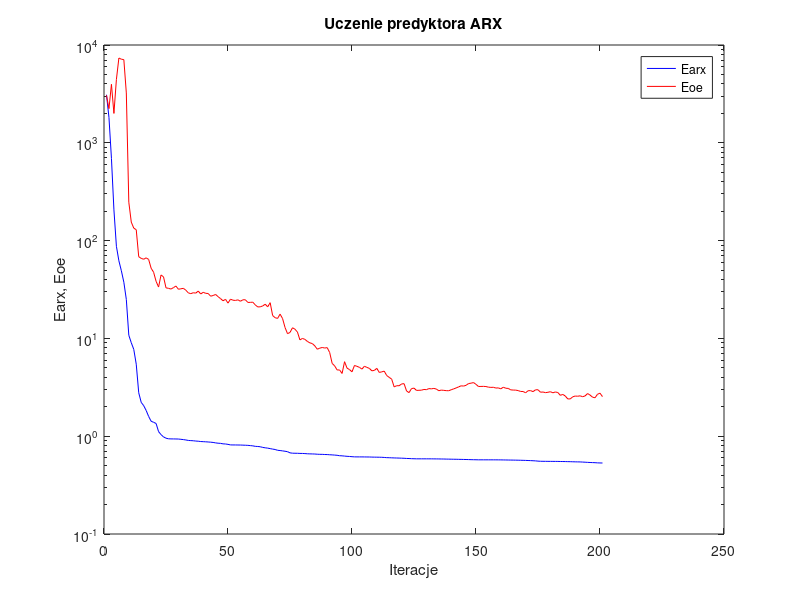
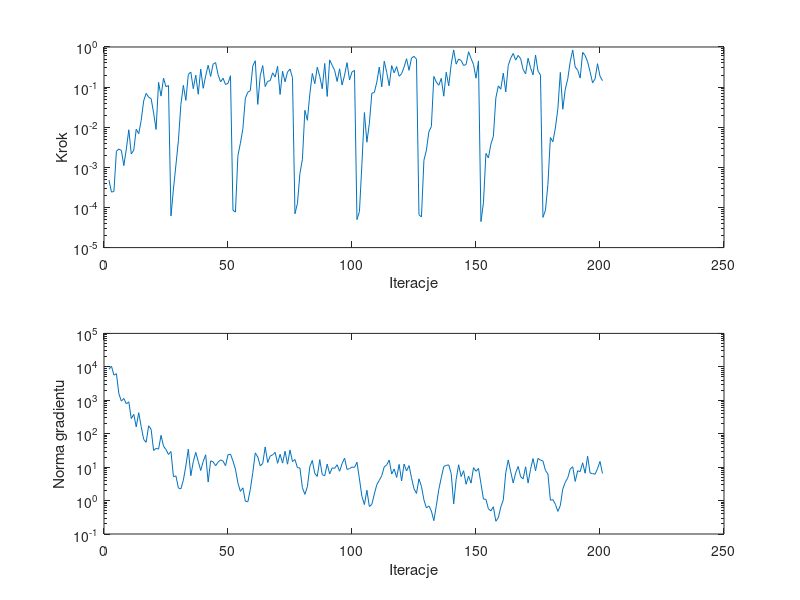

Recreate these plots in MATLAB, in order.
%uczenie predyktora arx
clear all;
n=0; farx(n+1)=3.100459e+003; foe(n+1)=3.061322e+003; wspucz(n+1)=0.000000e+000; ng(n+1)=0.000000e+000;
%odnowa zmiennej metryki
n=1; farx(n+1)=1.815136e+003; foe(n+1)=2.236180e+003; krok(n+1)=4.811061e-004; ng(n+1)=8.452630e+003;
n=2; farx(n+1)=6.929236e+002; foe(n+1)=3.964183e+003; krok(n+1)=2.425420e-004; ng(n+1)=1.050569e+004;
n=3; farx(n+1)=2.061128e+002; foe(n+1)=1.997286e+003; krok(n+1)=2.502991e-004; ng(n+1)=5.645143e+003;
n=4; farx(n+1)=8.744540e+001; foe(n+1)=4.445181e+003; krok(n+1)=2.530456e-003; ng(n+1)=6.233502e+003;
n=5; farx(n+1)=6.217185e+001; foe(n+1)=7.361727e+003; krok(n+1)=2.855545e-003; ng(n+1)=1.563436e+003;
n=6; farx(n+1)=4.917152e+001; foe(n+1)=7.155842e+003; krok(n+1)=2.641274e-003; ng(n+1)=9.415613e+002;
n=7; farx(n+1)=3.753170e+001; foe(n+1)=7.086672e+003; krok(n+1)=1.104943e-003; ng(n+1)=1.133354e+003;
n=8; farx(n+1)=2.501864e+001; foe(n+1)=3.234966e+003; krok(n+1)=2.855545e-003; ng(n+1)=7.829030e+002;
n=9; farx(n+1)=1.077099e+001; foe(n+1)=2.471480e+002; krok(n+1)=8.625805e-003; ng(n+1)=9.001637e+002;
n=10; farx(n+1)=9.027172e+000; foe(n+1)=1.545594e+002; krok(n+1)=2.161992e-003; ng(n+1)=2.826192e+002;
n=11; farx(n+1)=7.730329e+000; foe(n+1)=1.341677e+002; krok(n+1)=2.677949e-003; ng(n+1)=3.797620e+002;
n=12; farx(n+1)=5.447826e+000; foe(n+1)=1.291666e+002; krok(n+1)=8.948804e-003; ng(n+1)=1.601148e+002;
n=13; farx(n+1)=2.781420e+000; foe(n+1)=6.839617e+001; krok(n+1)=6.884472e-003; ng(n+1)=4.256272e+002;
n=14; farx(n+1)=2.220146e+000; foe(n+1)=6.580457e+001; krok(n+1)=1.495979e-002; ng(n+1)=1.615456e+002;
n=15; farx(n+1)=2.052735e+000; foe(n+1)=6.446072e+001; krok(n+1)=4.559356e-002; ng(n+1)=6.760343e+001;
n=16; farx(n+1)=1.832751e+000; foe(n+1)=6.666175e+001; krok(n+1)=6.995615e-002; ng(n+1)=5.532552e+001;
n=17; farx(n+1)=1.592527e+000; foe(n+1)=6.419621e+001; krok(n+1)=5.623415e-002; ng(n+1)=1.725125e+002;
n=18; farx(n+1)=1.421916e+000; foe(n+1)=5.220671e+001; krok(n+1)=5.160128e-002; ng(n+1)=1.354566e+002;
n=19; farx(n+1)=1.387615e+000; foe(n+1)=4.748552e+001; krok(n+1)=2.272397e-002; ng(n+1)=3.141932e+001;
n=20; farx(n+1)=1.350036e+000; foe(n+1)=3.834416e+001; krok(n+1)=8.806488e-003; ng(n+1)=3.664304e+001;
n=21; farx(n+1)=1.113993e+000; foe(n+1)=3.351349e+001; krok(n+1)=1.314138e-001; ng(n+1)=3.454129e+001;
n=22; farx(n+1)=1.038043e+000; foe(n+1)=4.453055e+001; krok(n+1)=5.962927e-002; ng(n+1)=8.950742e+001;
n=23; farx(n+1)=9.834697e-001; foe(n+1)=4.256824e+001; krok(n+1)=1.668649e-001; ng(n+1)=4.228563e+001;
n=24; farx(n+1)=9.543443e-001; foe(n+1)=3.287348e+001; krok(n+1)=1.020372e-001; ng(n+1)=3.352479e+001;
n=25; farx(n+1)=9.410273e-001; foe(n+1)=3.251422e+001; krok(n+1)=1.096649e-001; ng(n+1)=2.394391e+001;
%odnowa zmiennej metryki
n=26; farx(n+1)=9.383896e-001; foe(n+1)=3.194883e+001; krok(n+1)=6.158863e-005; ng(n+1)=2.946535e+001;
n=27; farx(n+1)=9.380095e-001; foe(n+1)=3.304777e+001; krok(n+1)=2.875463e-004; ng(n+1)=5.159242e+000;
n=28; farx(n+1)=9.367192e-001; foe(n+1)=3.430281e+001; krok(n+1)=1.144090e-003; ng(n+1)=5.474824e+000;
n=29; farx(n+1)=9.357268e-001; foe(n+1)=3.180765e+001; krok(n+1)=4.648167e-003; ng(n+1)=2.370117e+000;
n=30; farx(n+1)=9.292641e-001; foe(n+1)=3.215794e+001; krok(n+1)=3.696362e-002; ng(n+1)=2.233315e+000;
n=31; farx(n+1)=9.235529e-001; foe(n+1)=3.250162e+001; krok(n+1)=1.104861e-001; ng(n+1)=4.099600e+000;
n=32; farx(n+1)=9.151438e-001; foe(n+1)=3.110920e+001; krok(n+1)=4.663036e-002; ng(n+1)=1.080934e+001;
n=33; farx(n+1)=9.052354e-001; foe(n+1)=2.920821e+001; krok(n+1)=2.072253e-001; ng(n+1)=3.450080e+001;
n=34; farx(n+1)=9.016589e-001; foe(n+1)=2.866893e+001; krok(n+1)=2.370960e-001; ng(n+1)=5.526540e+000;
n=35; farx(n+1)=8.984378e-001; foe(n+1)=2.931334e+001; krok(n+1)=9.137743e-002; ng(n+1)=1.458977e+001;
n=36; farx(n+1)=8.921356e-001; foe(n+1)=2.904031e+001; krok(n+1)=1.981883e-001; ng(n+1)=2.762732e+001;
n=37; farx(n+1)=8.886733e-001; foe(n+1)=3.047972e+001; krok(n+1)=6.640781e-002; ng(n+1)=1.475336e+001;
n=38; farx(n+1)=8.821037e-001; foe(n+1)=2.846877e+001; krok(n+1)=2.800362e-001; ng(n+1)=7.937562e+000;
n=39; farx(n+1)=8.795386e-001; foe(n+1)=2.961439e+001; krok(n+1)=9.338312e-002; ng(n+1)=1.487488e+001;
n=40; farx(n+1)=8.764794e-001; foe(n+1)=2.889891e+001; krok(n+1)=1.919924e-001; ng(n+1)=2.344966e+001;
n=41; farx(n+1)=8.729946e-001; foe(n+1)=2.879232e+001; krok(n+1)=3.505976e-001; ng(n+1)=3.590917e+000;
n=42; farx(n+1)=8.686879e-001; foe(n+1)=2.701612e+001; krok(n+1)=1.846634e-001; ng(n+1)=1.539117e+001;
n=43; farx(n+1)=8.634894e-001; foe(n+1)=2.744968e+001; krok(n+1)=3.745525e-001; ng(n+1)=1.435830e+001;
n=44; farx(n+1)=8.545579e-001; foe(n+1)=2.813591e+001; krok(n+1)=4.079802e-001; ng(n+1)=1.105813e+001;
n=45; farx(n+1)=8.480133e-001; foe(n+1)=2.672725e+001; krok(n+1)=2.040744e-001; ng(n+1)=1.411046e+001;
n=46; farx(n+1)=8.448516e-001; foe(n+1)=2.550628e+001; krok(n+1)=1.350958e-001; ng(n+1)=1.642401e+001;
n=47; farx(n+1)=8.350909e-001; foe(n+1)=2.425910e+001; krok(n+1)=1.663330e-001; ng(n+1)=1.521717e+001;
n=48; farx(n+1)=8.327553e-001; foe(n+1)=2.509171e+001; krok(n+1)=1.160291e-001; ng(n+1)=1.103100e+001;
n=49; farx(n+1)=8.250342e-001; foe(n+1)=2.296006e+001; krok(n+1)=1.241631e-001; ng(n+1)=2.343028e+001;
n=50; farx(n+1)=8.147786e-001; foe(n+1)=2.519409e+001; krok(n+1)=1.919924e-001; ng(n+1)=2.444295e+001;
%odnowa zmiennej metryki
n=51; farx(n+1)=8.139727e-001; foe(n+1)=2.458044e+001; krok(n+1)=8.570899e-005; ng(n+1)=1.524924e+001;
n=52; farx(n+1)=8.137687e-001; foe(n+1)=2.443860e+001; krok(n+1)=7.669514e-005; ng(n+1)=8.705714e+000;
n=53; farx(n+1)=8.128824e-001; foe(n+1)=2.480100e+001; krok(n+1)=1.983052e-003; ng(n+1)=3.339147e+000;
n=54; farx(n+1)=8.123351e-001; foe(n+1)=2.398048e+001; krok(n+1)=3.990929e-003; ng(n+1)=1.880187e+000;
n=55; farx(n+1)=8.102227e-001; foe(n+1)=2.481593e+001; krok(n+1)=9.248075e-003; ng(n+1)=2.405482e+000;
n=56; farx(n+1)=8.084727e-001; foe(n+1)=2.483798e+001; krok(n+1)=5.286105e-002; ng(n+1)=9.594903e-001;
n=57; farx(n+1)=8.062521e-001; foe(n+1)=2.333541e+001; krok(n+1)=7.475647e-002; ng(n+1)=9.178124e-001;
n=58; farx(n+1)=8.013907e-001; foe(n+1)=2.335580e+001; krok(n+1)=8.172294e-002; ng(n+1)=2.156375e+000;
n=59; farx(n+1)=7.967623e-001; foe(n+1)=2.346890e+001; krok(n+1)=3.390079e-001; ng(n+1)=6.860580e+000;
n=60; farx(n+1)=7.876677e-001; foe(n+1)=2.200251e+001; krok(n+1)=4.536903e-001; ng(n+1)=2.661478e+001;
n=61; farx(n+1)=7.849709e-001; foe(n+1)=2.098316e+001; krok(n+1)=3.706539e-002; ng(n+1)=2.013660e+001;
n=62; farx(n+1)=7.802513e-001; foe(n+1)=2.103567e+001; krok(n+1)=1.926134e-001; ng(n+1)=1.093818e+001;
n=63; farx(n+1)=7.680791e-001; foe(n+1)=2.147130e+001; krok(n+1)=3.435737e-001; ng(n+1)=1.292016e+001;
n=64; farx(n+1)=7.610834e-001; foe(n+1)=2.236495e+001; krok(n+1)=1.031518e-001; ng(n+1)=4.033677e+001;
n=65; farx(n+1)=7.551493e-001; foe(n+1)=2.101320e+001; krok(n+1)=1.399123e-001; ng(n+1)=1.376743e+001;
n=66; farx(n+1)=7.467368e-001; foe(n+1)=2.318821e+001; krok(n+1)=1.440814e-001; ng(n+1)=2.132510e+001;
n=67; farx(n+1)=7.380185e-001; foe(n+1)=1.713213e+001; krok(n+1)=2.272257e-001; ng(n+1)=2.337324e+001;
n=68; farx(n+1)=7.314637e-001; foe(n+1)=1.628152e+001; krok(n+1)=1.778431e-001; ng(n+1)=2.765223e+001;
n=69; farx(n+1)=7.175126e-001; foe(n+1)=1.601497e+001; krok(n+1)=3.304177e-001; ng(n+1)=1.304690e+001;
n=70; farx(n+1)=7.137263e-001; foe(n+1)=1.771013e+001; krok(n+1)=6.539800e-002; ng(n+1)=2.429078e+001;
n=71; farx(n+1)=7.077365e-001; foe(n+1)=1.595820e+001; krok(n+1)=2.477256e-001; ng(n+1)=1.320032e+001;
n=72; farx(n+1)=7.017448e-001; foe(n+1)=1.292278e+001; krok(n+1)=1.355389e-001; ng(n+1)=2.979886e+001;
n=73; farx(n+1)=6.946833e-001; foe(n+1)=1.117853e+001; krok(n+1)=2.393567e-001; ng(n+1)=1.225623e+001;
n=74; farx(n+1)=6.757630e-001; foe(n+1)=1.150310e+001; krok(n+1)=2.818076e-001; ng(n+1)=3.254332e+001;
n=75; farx(n+1)=6.703434e-001; foe(n+1)=1.284661e+001; krok(n+1)=1.722157e-001; ng(n+1)=1.469962e+001;
%odnowa zmiennej metryki
n=76; farx(n+1)=6.694217e-001; foe(n+1)=1.242044e+001; krok(n+1)=6.976007e-005; ng(n+1)=1.691272e+001;
n=77; farx(n+1)=6.689170e-001; foe(n+1)=1.161069e+001; krok(n+1)=1.263309e-004; ng(n+1)=9.626579e+000;
n=78; farx(n+1)=6.667418e-001; foe(n+1)=9.655181e+000; krok(n+1)=7.010405e-004; ng(n+1)=9.420548e+000;
n=79; farx(n+1)=6.664251e-001; foe(n+1)=9.992302e+000; krok(n+1)=1.587460e-003; ng(n+1)=2.427125e+000;
n=80; farx(n+1)=6.643535e-001; foe(n+1)=9.778425e+000; krok(n+1)=2.643052e-002; ng(n+1)=1.535027e+000;
n=81; farx(n+1)=6.611814e-001; foe(n+1)=9.319380e+000; krok(n+1)=1.488820e-002; ng(n+1)=2.588640e+000;
n=82; farx(n+1)=6.596863e-001; foe(n+1)=9.004847e+000; krok(n+1)=6.778645e-002; ng(n+1)=1.041749e+001;
n=83; farx(n+1)=6.587391e-001; foe(n+1)=8.853299e+000; krok(n+1)=2.182112e-001; ng(n+1)=1.579496e+001;
n=84; farx(n+1)=6.573065e-001; foe(n+1)=8.386446e+000; krok(n+1)=1.213694e-001; ng(n+1)=6.450866e+000;
n=85; farx(n+1)=6.542318e-001; foe(n+1)=7.751145e+000; krok(n+1)=3.136529e-001; ng(n+1)=5.287697e+000;
n=86; farx(n+1)=6.525459e-001; foe(n+1)=7.947684e+000; krok(n+1)=1.846634e-001; ng(n+1)=1.676738e+001;
n=87; farx(n+1)=6.521673e-001; foe(n+1)=8.076348e+000; krok(n+1)=9.089589e-002; ng(n+1)=5.957776e+000;
n=88; farx(n+1)=6.499366e-001; foe(n+1)=7.969610e+000; krok(n+1)=3.881773e-001; ng(n+1)=5.526318e+000;
n=89; farx(n+1)=6.490077e-001; foe(n+1)=8.045712e+000; krok(n+1)=5.851700e-002; ng(n+1)=1.231610e+001;
n=90; farx(n+1)=6.461101e-001; foe(n+1)=7.168333e+000; krok(n+1)=4.763389e-001; ng(n+1)=6.282615e+000;
n=91; farx(n+1)=6.440261e-001; foe(n+1)=5.551415e+000; krok(n+1)=3.493083e-001; ng(n+1)=9.511996e+000;
n=92; farx(n+1)=6.411171e-001; foe(n+1)=5.239992e+000; krok(n+1)=2.615920e-001; ng(n+1)=9.184947e+000;
n=93; farx(n+1)=6.379953e-001; foe(n+1)=4.757171e+000; krok(n+1)=1.383675e-001; ng(n+1)=1.178185e+001;
n=94; farx(n+1)=6.315983e-001; foe(n+1)=4.756147e+000; krok(n+1)=2.857025e-001; ng(n+1)=7.545279e+000;
n=95; farx(n+1)=6.300136e-001; foe(n+1)=4.380942e+000; krok(n+1)=1.124683e-001; ng(n+1)=1.275308e+001;
n=96; farx(n+1)=6.261476e-001; foe(n+1)=5.779702e+000; krok(n+1)=1.981558e-001; ng(n+1)=1.859332e+001;
n=97; farx(n+1)=6.228555e-001; foe(n+1)=4.966265e+000; krok(n+1)=4.065930e-001; ng(n+1)=8.530803e+000;
n=98; farx(n+1)=6.206531e-001; foe(n+1)=4.798357e+000; krok(n+1)=1.507961e-001; ng(n+1)=9.016156e+000;
n=99; farx(n+1)=6.173760e-001; foe(n+1)=4.554128e+000; krok(n+1)=2.385171e-001; ng(n+1)=1.005140e+001;
n=100; farx(n+1)=6.148222e-001; foe(n+1)=5.287534e+000; krok(n+1)=2.609695e-001; ng(n+1)=9.813124e+000;
%odnowa zmiennej metryki
n=101; farx(n+1)=6.144315e-001; foe(n+1)=5.182047e+000; krok(n+1)=4.993299e-005; ng(n+1)=1.405156e+001;
n=102; farx(n+1)=6.143526e-001; foe(n+1)=5.057929e+000; krok(n+1)=7.907676e-005; ng(n+1)=4.431889e+000;
n=103; farx(n+1)=6.142849e-001; foe(n+1)=4.854932e+000; krok(n+1)=1.232480e-003; ng(n+1)=1.327339e+000;
n=104; farx(n+1)=6.138129e-001; foe(n+1)=5.189800e+000; krok(n+1)=2.320653e-002; ng(n+1)=7.615559e-001;
n=105; farx(n+1)=6.132117e-001; foe(n+1)=5.056517e+000; krok(n+1)=4.221448e-003; ng(n+1)=2.041019e+000;
n=106; farx(n+1)=6.129977e-001; foe(n+1)=4.937330e+000; krok(n+1)=1.245435e-002; ng(n+1)=6.642108e-001;
n=107; farx(n+1)=6.115724e-001; foe(n+1)=4.664663e+000; krok(n+1)=7.045190e-002; ng(n+1)=7.688323e-001;
n=108; farx(n+1)=6.108458e-001; foe(n+1)=4.704886e+000; krok(n+1)=7.326360e-002; ng(n+1)=1.564178e+000;
n=109; farx(n+1)=6.102791e-001; foe(n+1)=4.940859e+000; krok(n+1)=1.328156e-001; ng(n+1)=2.989448e+000;
n=110; farx(n+1)=6.096239e-001; foe(n+1)=4.486926e+000; krok(n+1)=3.160606e-001; ng(n+1)=4.027367e+000;
n=111; farx(n+1)=6.087261e-001; foe(n+1)=4.550820e+000; krok(n+1)=1.011122e-001; ng(n+1)=5.563685e+000;
n=112; farx(n+1)=6.064154e-001; foe(n+1)=4.625959e+000; krok(n+1)=4.442530e-001; ng(n+1)=1.022288e+001;
n=113; farx(n+1)=6.035151e-001; foe(n+1)=4.169531e+000; krok(n+1)=2.320583e-001; ng(n+1)=1.168274e+001;
n=114; farx(n+1)=6.025863e-001; foe(n+1)=3.997465e+000; krok(n+1)=1.076512e-001; ng(n+1)=1.626028e+001;
n=115; farx(n+1)=6.009922e-001; foe(n+1)=3.829356e+000; krok(n+1)=3.435737e-001; ng(n+1)=6.202453e+000;
n=116; farx(n+1)=5.996342e-001; foe(n+1)=3.192383e+000; krok(n+1)=2.268451e-001; ng(n+1)=8.826104e+000;
n=117; farx(n+1)=5.984841e-001; foe(n+1)=3.284000e+000; krok(n+1)=3.238984e-001; ng(n+1)=4.917519e+000;
n=118; farx(n+1)=5.974088e-001; foe(n+1)=3.280889e+000; krok(n+1)=1.862092e-001; ng(n+1)=1.205720e+001;
n=119; farx(n+1)=5.960487e-001; foe(n+1)=3.422992e+000; krok(n+1)=2.164743e-001; ng(n+1)=3.887849e+000;
n=120; farx(n+1)=5.947716e-001; foe(n+1)=3.444017e+000; krok(n+1)=3.164415e-001; ng(n+1)=1.234422e+001;
n=121; farx(n+1)=5.921904e-001; foe(n+1)=2.899294e+000; krok(n+1)=5.108389e-001; ng(n+1)=7.711288e+000;
n=122; farx(n+1)=5.912307e-001; foe(n+1)=2.791062e+000; krok(n+1)=2.615920e-001; ng(n+1)=1.110377e+001;
n=123; farx(n+1)=5.891542e-001; foe(n+1)=3.067699e+000; krok(n+1)=5.312057e-001; ng(n+1)=4.803648e+000;
n=124; farx(n+1)=5.880964e-001; foe(n+1)=3.102729e+000; krok(n+1)=5.842182e-001; ng(n+1)=2.253288e+000;
n=125; farx(n+1)=5.871092e-001; foe(n+1)=2.939644e+000; krok(n+1)=4.980566e-001; ng(n+1)=1.630364e+000;
%odnowa zmiennej metryki
n=126; farx(n+1)=5.870536e-001; foe(n+1)=2.948211e+000; krok(n+1)=6.578902e-005; ng(n+1)=4.474815e+000;
n=127; farx(n+1)=5.870392e-001; foe(n+1)=2.955333e+000; krok(n+1)=5.805985e-005; ng(n+1)=2.648926e+000;
n=128; farx(n+1)=5.869822e-001; foe(n+1)=3.006756e+000; krok(n+1)=1.499367e-003; ng(n+1)=1.053511e+000;
n=129; farx(n+1)=5.869499e-001; foe(n+1)=2.991237e+000; krok(n+1)=2.677949e-003; ng(n+1)=6.015270e-001;
n=130; farx(n+1)=5.868295e-001; foe(n+1)=3.067631e+000; krok(n+1)=7.741423e-003; ng(n+1)=6.880658e-001;
n=131; farx(n+1)=5.867496e-001; foe(n+1)=3.049041e+000; krok(n+1)=1.039581e-002; ng(n+1)=4.882806e-001;
n=132; farx(n+1)=5.863338e-001; foe(n+1)=3.081926e+000; krok(n+1)=1.845727e-001; ng(n+1)=2.504478e-001;
n=133; farx(n+1)=5.859607e-001; foe(n+1)=3.034748e+000; krok(n+1)=1.331896e-001; ng(n+1)=7.024748e-001;
n=134; farx(n+1)=5.855758e-001; foe(n+1)=2.918411e+000; krok(n+1)=1.110632e-001; ng(n+1)=2.142661e+000;
n=135; farx(n+1)=5.847057e-001; foe(n+1)=2.960825e+000; krok(n+1)=1.655202e-001; ng(n+1)=4.843055e+000;
n=136; farx(n+1)=5.844381e-001; foe(n+1)=2.943366e+000; krok(n+1)=5.934607e-002; ng(n+1)=1.045242e+001;
n=137; farx(n+1)=5.833334e-001; foe(n+1)=2.922914e+000; krok(n+1)=2.349459e-001; ng(n+1)=1.130620e+001;
n=138; farx(n+1)=5.828279e-001; foe(n+1)=2.915678e+000; krok(n+1)=1.072012e-001; ng(n+1)=1.167071e+001;
n=139; farx(n+1)=5.820297e-001; foe(n+1)=2.985314e+000; krok(n+1)=3.711420e-001; ng(n+1)=6.420911e+000;
n=140; farx(n+1)=5.813752e-001; foe(n+1)=3.047807e+000; krok(n+1)=8.457767e-001; ng(n+1)=7.961245e-001;
n=141; farx(n+1)=5.808878e-001; foe(n+1)=3.115244e+000; krok(n+1)=3.730776e-001; ng(n+1)=4.342182e+000;
n=142; farx(n+1)=5.800252e-001; foe(n+1)=3.194095e+000; krok(n+1)=5.007363e-001; ng(n+1)=1.177034e+001;
n=143; farx(n+1)=5.793739e-001; foe(n+1)=3.275552e+000; krok(n+1)=4.590250e-001; ng(n+1)=5.218033e+000;
n=144; farx(n+1)=5.785249e-001; foe(n+1)=3.255184e+000; krok(n+1)=3.465039e-001; ng(n+1)=7.806456e+000;
n=145; farx(n+1)=5.777797e-001; foe(n+1)=3.314926e+000; krok(n+1)=3.655097e-001; ng(n+1)=3.077198e+000;
n=146; farx(n+1)=5.768318e-001; foe(n+1)=3.454388e+000; krok(n+1)=7.610808e-001; ng(n+1)=5.375067e+000;
n=147; farx(n+1)=5.756240e-001; foe(n+1)=3.485084e+000; krok(n+1)=5.202472e-001; ng(n+1)=3.320116e+000;
n=148; farx(n+1)=5.749417e-001; foe(n+1)=3.534950e+000; krok(n+1)=3.635836e-001; ng(n+1)=9.651677e+000;
n=149; farx(n+1)=5.742982e-001; foe(n+1)=3.389567e+000; krok(n+1)=1.668612e-001; ng(n+1)=7.501721e+000;
n=150; farx(n+1)=5.734688e-001; foe(n+1)=3.221834e+000; krok(n+1)=4.500546e-001; ng(n+1)=9.139885e+000;
%odnowa zmiennej metryki
n=151; farx(n+1)=5.734527e-001; foe(n+1)=3.227905e+000; krok(n+1)=4.453216e-005; ng(n+1)=3.222732e+000;
n=152; farx(n+1)=5.734459e-001; foe(n+1)=3.232597e+000; krok(n+1)=1.308602e-004; ng(n+1)=1.109635e+000;
n=153; farx(n+1)=5.733581e-001; foe(n+1)=3.220183e+000; krok(n+1)=2.213894e-003; ng(n+1)=1.091780e+000;
n=154; farx(n+1)=5.733402e-001; foe(n+1)=3.173662e+000; krok(n+1)=1.721185e-003; ng(n+1)=5.683351e-001;
n=155; farx(n+1)=5.733125e-001; foe(n+1)=3.156388e+000; krok(n+1)=3.779179e-003; ng(n+1)=4.922250e-001;
n=156; farx(n+1)=5.732295e-001; foe(n+1)=3.164647e+000; krok(n+1)=5.946996e-003; ng(n+1)=6.527616e-001;
n=157; farx(n+1)=5.731348e-001; foe(n+1)=3.107256e+000; krok(n+1)=5.359529e-002; ng(n+1)=2.409356e-001;
n=158; farx(n+1)=5.728311e-001; foe(n+1)=3.119247e+000; krok(n+1)=1.072012e-001; ng(n+1)=3.076456e-001;
n=159; farx(n+1)=5.725853e-001; foe(n+1)=3.048778e+000; krok(n+1)=8.877087e-002; ng(n+1)=6.424201e-001;
n=160; farx(n+1)=5.718796e-001; foe(n+1)=3.170656e+000; krok(n+1)=2.224108e-001; ng(n+1)=1.046331e+000;
n=161; farx(n+1)=5.714147e-001; foe(n+1)=3.093053e+000; krok(n+1)=7.542765e-002; ng(n+1)=6.821896e+000;
n=162; farx(n+1)=5.707047e-001; foe(n+1)=3.080617e+000; krok(n+1)=3.465039e-001; ng(n+1)=1.638054e+001;
n=163; farx(n+1)=5.701858e-001; foe(n+1)=2.978416e+000; krok(n+1)=5.281623e-001; ng(n+1)=7.268491e+000;
n=164; farx(n+1)=5.696976e-001; foe(n+1)=2.963263e+000; krok(n+1)=6.900158e-001; ng(n+1)=3.348934e+000;
n=165; farx(n+1)=5.689961e-001; foe(n+1)=2.959032e+000; krok(n+1)=4.714530e-001; ng(n+1)=6.736078e+000;
n=166; farx(n+1)=5.684347e-001; foe(n+1)=2.927330e+000; krok(n+1)=6.167589e-001; ng(n+1)=1.049799e+001;
n=167; farx(n+1)=5.674750e-001; foe(n+1)=2.867591e+000; krok(n+1)=5.108389e-001; ng(n+1)=5.167964e+000;
n=168; farx(n+1)=5.665750e-001; foe(n+1)=2.865247e+000; krok(n+1)=2.745822e-001; ng(n+1)=4.462672e+000;
n=169; farx(n+1)=5.655376e-001; foe(n+1)=2.777771e+000; krok(n+1)=2.134155e-001; ng(n+1)=1.024489e+001;
n=170; farx(n+1)=5.642665e-001; foe(n+1)=2.917322e+000; krok(n+1)=5.243733e-001; ng(n+1)=3.336470e+000;
n=171; farx(n+1)=5.629057e-001; foe(n+1)=2.924935e+000; krok(n+1)=3.025518e-001; ng(n+1)=8.644851e+000;
n=172; farx(n+1)=5.612544e-001; foe(n+1)=2.856088e+000; krok(n+1)=2.016994e-001; ng(n+1)=1.801782e+001;
n=173; farx(n+1)=5.594047e-001; foe(n+1)=2.980741e+000; krok(n+1)=6.293018e-001; ng(n+1)=7.813816e+000;
n=174; farx(n+1)=5.560134e-001; foe(n+1)=2.985261e+000; krok(n+1)=2.522670e-001; ng(n+1)=1.825393e+001;
n=175; farx(n+1)=5.542841e-001; foe(n+1)=2.816460e+000; krok(n+1)=1.992696e-001; ng(n+1)=1.626140e+001;
%odnowa zmiennej metryki
n=176; farx(n+1)=5.537456e-001; foe(n+1)=2.831983e+000; krok(n+1)=5.665485e-005; ng(n+1)=1.524298e+001;
n=177; farx(n+1)=5.535271e-001; foe(n+1)=2.787909e+000; krok(n+1)=8.559513e-005; ng(n+1)=7.951349e+000;
n=178; farx(n+1)=5.530847e-001; foe(n+1)=2.812718e+000; krok(n+1)=3.779961e-004; ng(n+1)=6.257125e+000;
n=179; farx(n+1)=5.529243e-001; foe(n+1)=2.850241e+000; krok(n+1)=5.548179e-003; ng(n+1)=1.022987e+000;
n=180; farx(n+1)=5.526960e-001; foe(n+1)=2.778828e+000; krok(n+1)=4.336062e-003; ng(n+1)=1.069175e+000;
n=181; farx(n+1)=5.525299e-001; foe(n+1)=2.832566e+000; krok(n+1)=9.576149e-003; ng(n+1)=7.732254e-001;
n=182; farx(n+1)=5.522908e-001; foe(n+1)=2.796888e+000; krok(n+1)=2.876670e-002; ng(n+1)=4.740046e-001;
n=183; farx(n+1)=5.513922e-001; foe(n+1)=2.618273e+000; krok(n+1)=2.320583e-001; ng(n+1)=7.094383e-001;
n=184; farx(n+1)=5.510232e-001; foe(n+1)=2.674156e+000; krok(n+1)=2.812841e-002; ng(n+1)=2.250867e+000;
n=185; farx(n+1)=5.504635e-001; foe(n+1)=2.576803e+000; krok(n+1)=8.877087e-002; ng(n+1)=3.514920e+000;
n=186; farx(n+1)=5.494789e-001; foe(n+1)=2.405385e+000; krok(n+1)=1.612369e-001; ng(n+1)=4.809115e+000;
n=187; farx(n+1)=5.489956e-001; foe(n+1)=2.406192e+000; krok(n+1)=4.324752e-001; ng(n+1)=8.820983e+000;
n=188; farx(n+1)=5.478002e-001; foe(n+1)=2.528060e+000; krok(n+1)=8.457767e-001; ng(n+1)=1.030579e+001;
n=189; farx(n+1)=5.469387e-001; foe(n+1)=2.574609e+000; krok(n+1)=3.161324e-001; ng(n+1)=3.733462e+000;
n=190; farx(n+1)=5.462953e-001; foe(n+1)=2.562529e+000; krok(n+1)=2.656028e-001; ng(n+1)=7.806776e+000;
n=191; farx(n+1)=5.457897e-001; foe(n+1)=2.588018e+000; krok(n+1)=1.677703e-001; ng(n+1)=7.351580e+000;
n=192; farx(n+1)=5.438412e-001; foe(n+1)=2.532084e+000; krok(n+1)=7.310195e-001; ng(n+1)=1.350279e+001;
n=193; farx(n+1)=5.422382e-001; foe(n+1)=2.583535e+000; krok(n+1)=6.144464e-001; ng(n+1)=6.557571e+000;
n=194; farx(n+1)=5.400427e-001; foe(n+1)=2.729670e+000; krok(n+1)=4.268310e-001; ng(n+1)=2.113366e+001;
n=195; farx(n+1)=5.385633e-001; foe(n+1)=2.633433e+000; krok(n+1)=2.418297e-001; ng(n+1)=6.661273e+000;
n=196; farx(n+1)=5.372504e-001; foe(n+1)=2.504220e+000; krok(n+1)=1.276801e-001; ng(n+1)=6.429109e+000;
n=197; farx(n+1)=5.361356e-001; foe(n+1)=2.473442e+000; krok(n+1)=1.607119e-001; ng(n+1)=6.122988e+000;
n=198; farx(n+1)=5.338541e-001; foe(n+1)=2.685975e+000; krok(n+1)=3.827775e-001; ng(n+1)=8.999368e+000;
n=199; farx(n+1)=5.327753e-001; foe(n+1)=2.753378e+000; krok(n+1)=1.872762e-001; ng(n+1)=1.484353e+001;
n=200; farx(n+1)=5.321044e-001; foe(n+1)=2.539999e+000; krok(n+1)=1.447238e-001; ng(n+1)=6.461271e+000;

figure; semilogy(farx,'b'); hold on; semilogy(foe,'r'); xlabel('Iteracje'); ylabel('Earx, Eoe'); legend('Earx','Eoe'); title('Uczenie predyktora ARX');
figure; subplot(2,1,1); semilogy(krok); xlabel('Iteracje'); ylabel('Krok');
subplot(2,1,2); semilogy(ng); xlabel('Iteracje'); ylabel('Norma gradientu');
Earx=farx(n+1)
Eoe=foe(n+1)
